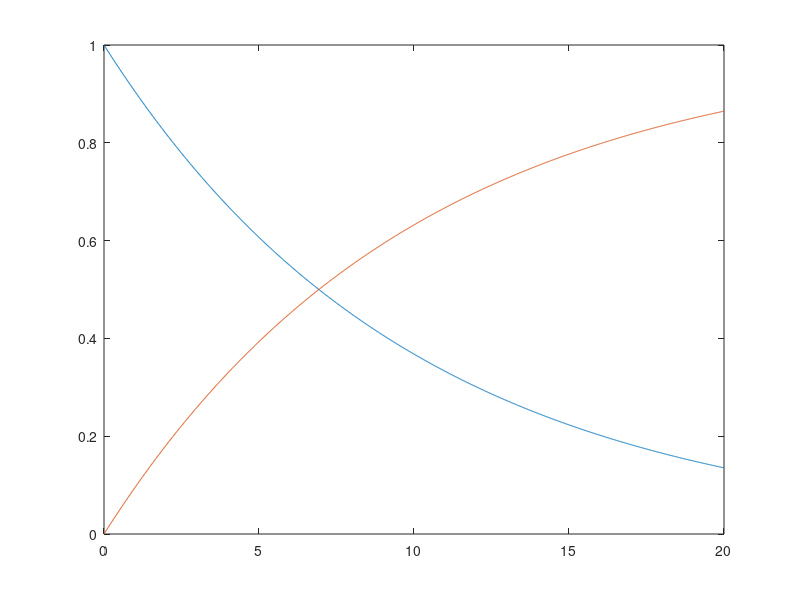

This figure's MATLAB source:
%Time evolution of a two level system under coherent pumping
clc;
clear;
close all;
%-------------------Constants
Gamma=0.1;
Omega=0;
E1=0;
E2=1;

%-----------------Operators
sigma=[0 0;1 0];
sigma_z = sigma'*sigma - sigma*sigma';
I_sigma=eye(2);
%------------------Hamiltonian
% H=Omega*sigma'*sigma+E*(sigma'+sigma);
H = 0.5*(E2-E1)*sigma_z + 0.5*(E1+E2)*I_sigma + Omega*(sigma'+sigma);

%%
%-------------------Time
T_max=20;nkk=2;
dt=0.025/nkk;Time=0:dt:T_max;Nt=length(Time);
%-----------------Initial conditions
p1=zeros(2,1);p1(1)=1;
rho=p1*p1';
%----------------------Dynamics
n_s=zeros(1,Nt);
for i=1:Nt
    n_s1(i)=trace(rho*sigma'*sigma); %Population of excited state
    n_s2(i)=trace(rho*sigma*sigma'); %Population of ground state
    % n_d(i)=trace(rho*sigma_z);
    rho1=rho-1i*(H*rho-rho*H)*dt+...
        (0.5*Gamma*(sigma*rho*sigma'-sigma'*sigma*rho+sigma*rho*sigma'-rho*sigma'*sigma))*dt;
    rho2=0.5*(rho+rho1);
    rho=rho-1i*(H*rho2-rho2*H)*dt+...
        (0.5*Gamma*(sigma*rho2*sigma'-sigma'*sigma*rho2+sigma*rho2*sigma'-rho2*sigma'*sigma))*dt;
end
%-------------------Ploting the result
% figure()
% subplot(1,2,1)
% plot(Time,real(n_s1),'LineWidth',1.5)
% xlabel('Time','FontSize', 22,'FontName', 'Times New Roman')
% ylabel('$<\sigma^\dagger \sigma>$','Interpreter', 'latex', 'FontSize', 22,'FontName', 'Times New Roman')
% ax = gca;
% ax.FontSize = 20;
% pbaspect([1 1 1])
% subplot(1,2,2)
% plot(Time,real(n_s2),'LineWidth',1.5)
% xlabel('Time','FontSize', 22,'FontName', 'Times New Roman')
% ylabel('$<\sigma_z>$','Interpreter', 'latex', 'FontSize', 22,'FontName', 'Times New Roman')
% ax = gca;
% ax.FontSize = 20;
% pbaspect([1 1 1])

figure()
plot(Time, abs(n_s1))
hold on
plot(Time, abs(n_s2))
% plot(Time, real(n_s1) + real(n_s2))